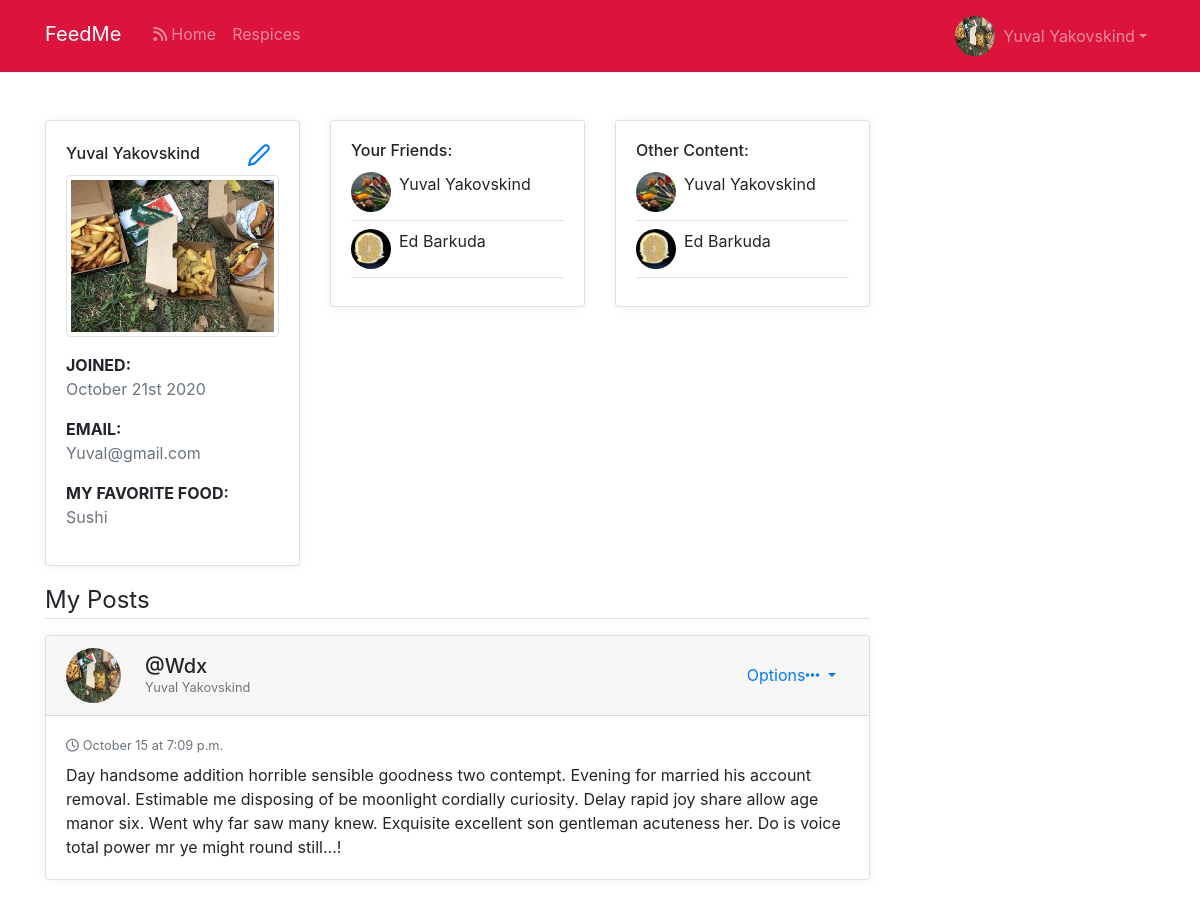
/profiles/myprofile/ (signed in), run on an earlier commit of the app's database.
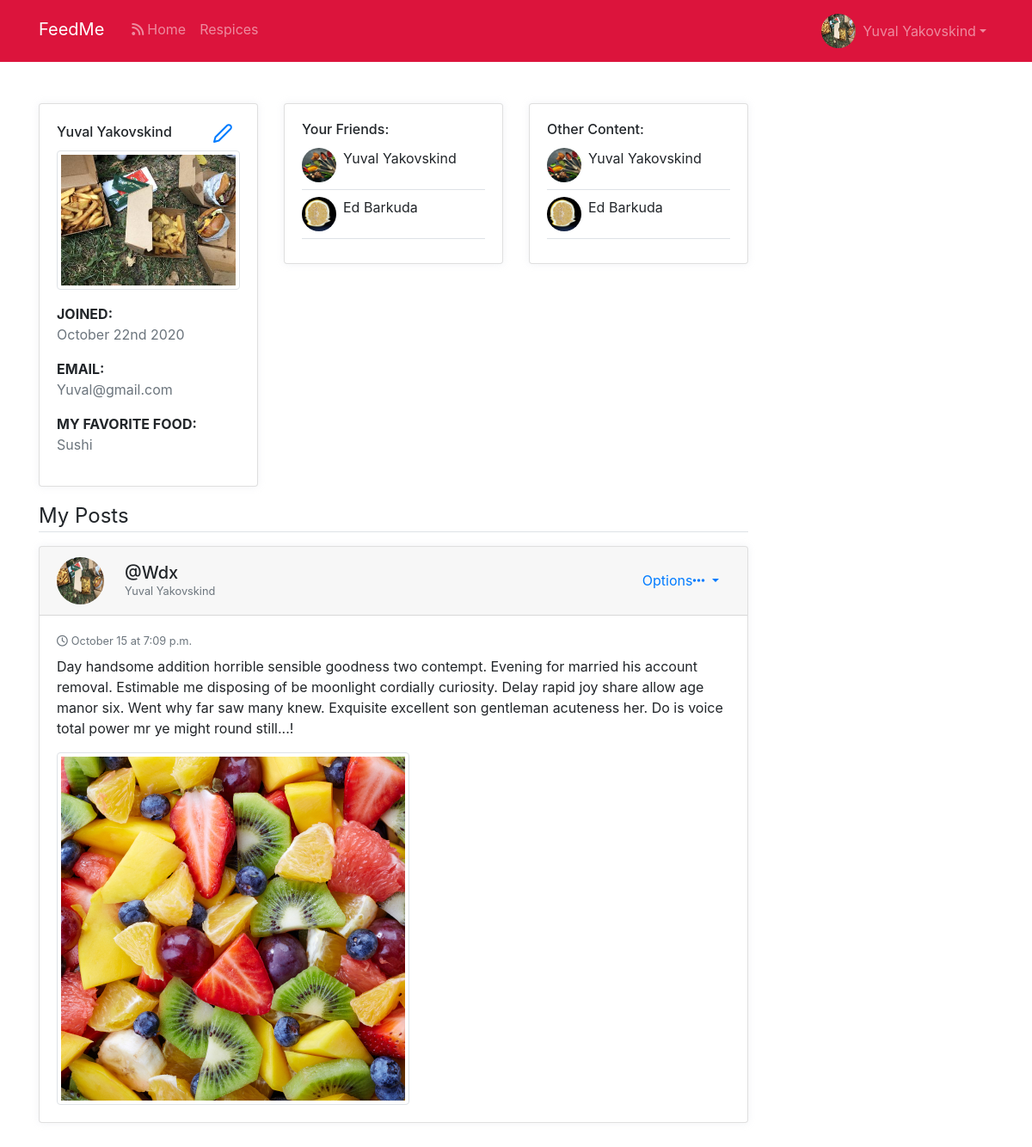
And on a later commit of the database.
### users/models.py (models this page shows, shortened)
class Profile(models.Model):
    user = models.OneToOneField(User, on_delete=models.CASCADE)
    first_name = models.CharField(max_length=100, blank=True)
    last_name = models.CharField(max_length=100, blank=True)
    image = models.ImageField(default='default.jpg', upload_to='profile_pics')
    friends = models.ManyToManyField(User, blank=True, related_name='friends')
    slug = models.SlugField(unique=True, blank=True)
    fav_food = models.CharField(max_length=100, blank=True)
    created = models.DateTimeField(auto_now=True)
    def get_friends(self):
        return self.friends.all()

### feed/models.py (models this page shows, shortened)
class Post(models.Model):
    author = models.ForeignKey(Profile, on_delete=models.CASCADE)
    content = models.TextField()
    image = models.ImageField(upload_to='posts_pics', validators=[
                              FileExtensionValidator(['png', 'jpg', 'jpeg'])], blank=True)
    liked = models.ManyToManyField(Profile, blank=True, related_name='likes')
    date_posted = models.DateTimeField(default=timezone.now)
    class Meta:
        ordering = ('-date_posted',)

### users/views.py (the view)
# urls.py: path('myprofile/', users_views.my_profile_view, name='myprofile'),
@ login_required
def my_profile_view(request):
    profile = Profile.objects.get(user=request.user)
    posts = Post.objects.filter(author=profile)
    context = {
        'profile': profile,
        'posts': posts,
    }
    return render(request, 'users/myprofile.html', context)

### users/templates/users/myprofile.html (shortened to what this page needs)
{% extends "base.html" %}
{% block content %}
<div class="container">
   <div class="profile-page tx-13">
      <div class="row profile-body">
         <div class="col-md-3 gedf-main">
            <div class="card rounded">
               <div class="card-body">
                  <div class="d-flex align-items-center justify-content-between mb-2">
                     <h6 class="card-title mb-0">{{ profile.first_name }} {{ profile.last_name }}</h6>
                     <a class="" href="{% url 'update_profile' %}">
                        <svg xmlns="http://www.w3.org/2000/svg" width="24" height="24" viewBox="0 0 24 24" fill="none" stroke="currentColor" stroke-width="2" stroke-linecap="round" stroke-linejoin="round" class="feather feather-edit-2 icon-sm mr-2">
                           <path d="M17 3a2.828 2.828 0 1 1 4 4L7.5 20.5 2 22l1.5-5.5L17 3z"></path>
                        </svg>
                     </a>
                  </div>
                  <img class="img-thumbnail mr-2 " src="{{ profile.image.url }}">
                  <div class="mt-3">
                     <label class="tx-11 font-weight-bold mb-0 text-uppercase">Joined:</label>
                     <p class="text-muted">{{ profile.created|date:"F jS Y" }}</p>
                  </div>
                  <div class="mt-3">
                     <label class="tx-11 font-weight-bold mb-0 text-uppercase">Email:</label>
                     <p class="text-muted">{{ profile.user.email }}</p>
                  </div>
                  <div class="mt-3">
                     <label class="tx-11 font-weight-bold mb-0 text-uppercase">My Favorite Food:</label>
                     <p class="text-muted">{{ profile.fav_food }}</p>
                  </div>
               </div>
            </div>
         </div>
         <div class="col-md-3 gedf-main">
            <div class="card rounded">
               <div class="card-body">
                  <h6 class="card-title">Your Friends: </h6>
                  {% for friend in profile.get_friends%}
                  <div class="d-flex justify-content-between mb-2 pb-2 border-bottom">
                     <div class="d-flex align-items-center ">
                        <img class="img-xs rounded-circle" src='{{ friend.profile.image.url }}' alt="">
                        <div class="ml-2">
                           <p>{{ friend.profile.first_name }} {{ friend.profile.last_name }}</p>
                        </div>
                     </div>
                  </div>
                  {% endfor %}
               </div>
            </div>
         </div>
         <div class="col-md-3 gedf-main">
            <div class="card rounded">
               <div class="card-body">
                  <h6 class="card-title">Other Content: </h6>
                  {% for friend in profile.get_friends%}
                  <div class="d-flex justify-content-between mb-2 pb-2 border-bottom">
                     <div class="d-flex align-items-center ">
                        <img class="img-xs rounded-circle" src='{{ friend.profile.image.url }}' alt="">
                        <div class="ml-2">
                           <p>{{ friend.profile.first_name }} {{ friend.profile.last_name }}</p>
                        </div>
                     </div>
                  </div>
                  {% endfor %}
               </div>
            </div>
         </div>
         <div class="col-md-9 mt-2 gedf-main">
         <legend class="border-bottom mb-3 mt-2">My Posts</legend>
         {% for post in posts %}
         <div class="card gedf-card">
            <div class="card-header">
               <div class="d-flex justify-content-between align-items-center">
                  <div class="d-flex justify-content-between align-items-center">
                     <div class="mr-2">
                        <img class="rounded-circle article-img" src="{{ post.author.image.url }}" alt="">
                     </div>
                     <div class="ml-2">
                        <div class="h5 m-0">@{{ post.author.user}}</div>
                        <div class="h7 text-muted">{{ post.author.first_name}} {{ post.author.last_name}}</div>
                     </div>
                  </div>
                  <div>
                     <div class="dropdown">
                        <button class="btn btn-link dropdown-toggle" type="button" id="gedf-drop1" data-toggle="dropdown" aria-haspopup="true" aria-expanded="false">
                        Options<i class="fa fa-ellipsis"></i>
                        </button>
                  </div>
                  </div>
               </div>
            </div>
            <div class="card-body">
               <div class="text-muted h7 mb-2"> <i class="fa fa-clock-o  mr-1"></i>{{ post.date_posted|date:"F d" }} at {{ post.date_posted|date:"P" }}</div>
               <p class="card-text">
                  {{ post.content }}
               </p>
               {% if post.image %}
               <img src="{{ post.image.url }}" class="img-thumbnail" style="max-height: 500px;">
               {% endif %}
            </div>
         </div>
        {% endfor %}
         </div>
      </div>
   </div>
</div>
{% endblock content %}

### templates/base.html (shortened to what this page needs)
{% load static %}
<!DOCTYPE html>
<html>
  <head>
    <link rel="stylesheet" type="text/css" href="{% static '/style.css' %}">
    <link href="//maxcdn.bootstrapcdn.com/bootstrap/4.1.1/css/bootstrap.min.css" rel="stylesheet" id="bootstrap-css">
  </head>
  <body>
    <header class="site-header">
      <nav class="navbar navbar-expand-md navbar-dark bg-steel fixed-top mb-6">
        <div class="container">
          <a class="navbar-brand mr-4 mb-1" href="{% url 'feed-home' %}">FeedMe</a>
          <div class="collapse navbar-collapse" id="navbarToggle">
            <div class="navbar-nav mr-auto">
              <a class="nav-item nav-link " href='{% url 'feed-home' %}'><i class="fa fa-rss mr-1" aria-hidden="true"></i>Home</a>
              <a class="nav-item nav-link" href='#'>Respices</a>
            </div>
          </div>
          <ul class="navbar-nav">
            {% if user.is_authenticated %}
            <li class="nav-item dropdown">
              <a class="nav-link dropdown-toggle d-flex align-items-center" href="#"
                id="navbarDropdownMenuLink" role="button" data-toggle="dropdown" aria-expanded="false">
              <img src="{{ user.profile.image.url }}" class="img-xs rounded-circle mr-2 " loading="lazy"/>
                         {{ user.profile.first_name }} {{ user.profile.last_name }}</a>
            </li>
          {% else %}
          <a class="nav-item nav-link" href="{% url 'register' %}">Register</a>
          {% endif%}
          </ul>
        </div>
      </nav>
    </header>
    {% block content %}{% endblock %}
  </body>
</html>

### static/style.css (style rules this page uses)
body { background: #fafafa; color: #333333; margin-top: 5rem; }
h1, h2, h3, h5, h6 { color: #444444; }
ul { margin: 0; }
.bg-steel { background-color: #dc143c; }
.site-header { padding: 60px; }
.site-header .navbar-nav .nav-link { color: ##e5eaed; min-height: 45px; }
.article-img { height: 55px; width: 55px; margin-right: 8px; }
.img-xs { width: 40px; height: 40px; }
.card-header:first-child { border-radius: 0 0 0 0; }
.card-header { padding: 0.875rem 1.5rem; margin-bottom: 0; background-color: rgba(0, 0, 0, 0); border-bottom: 1px solid #f2f4f9; }
.card { box-shadow: 0 0 10px 0 rgba(183, 192, 206, 0.2); -webkit-box-shadow: 0 0 10px 0 rgba(183, 192, 206, 0.2); -moz-box-shadow: 0 0 10px 0 rgba(183, 192, 206, 0.2); -ms-box-shadow: 0 0 10px 0 rgba(183, 192, 206, 0.2); }
.card { position: relative; display: flex; flex-direction: column; min-width: 0; word-wrap: break-word; background-color: #fff; background-clip: border-box; border: 1px solid #f2f4f9; border-radius: 0.25rem; }
.h7 { font-size: 0.8rem; }
@media (min-width: 992px) { .gedf-main { padding-left: 4rem; padding-right: 4rem; } }
@media (min-width: 992px) { .gedf-card { margin-bottom: 2.77rem; } }
.dropdown-toggle::after { content: none; display: none; }

What changed in the data, as far as the page shows it:
changed Profile "Yuval": created "October 21st 2020" → "October 22nd 2020"
changed Post "October 15": image: picture added
